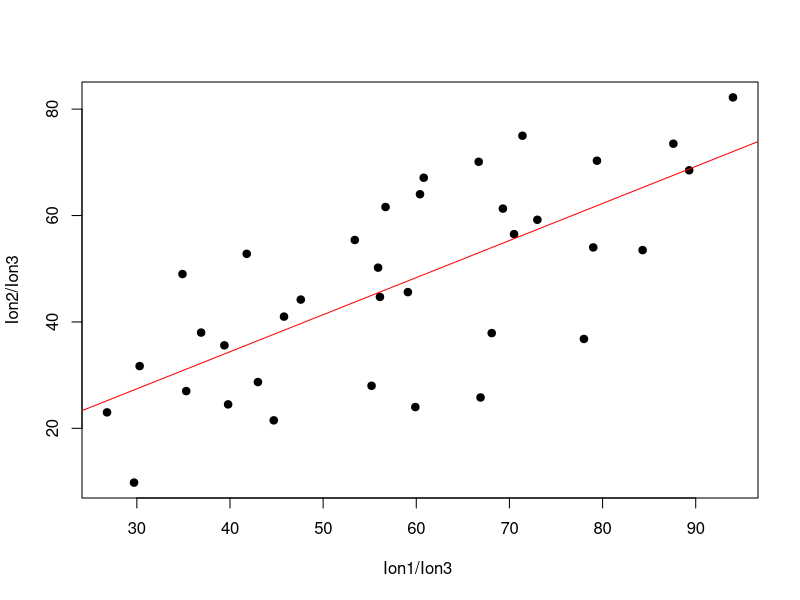

The R source for this figure:
## ---- chunk 1
setwd("C:/Book/Chapter2/Examples")
data <-read.csv(file="Ex2.4.csv",head=TRUE,sep=",")
data
# Scatter plot
plot(data$Ion1.Ion3, data$Ion2.Ion3, 
   xlab="Ion1/Ion3 ", ylab="Ion2/Ion3", pch=19)
abline(lm(data$Ion2.Ion3~data$Ion1.Ion3), col="red") # regression line (y~x)
